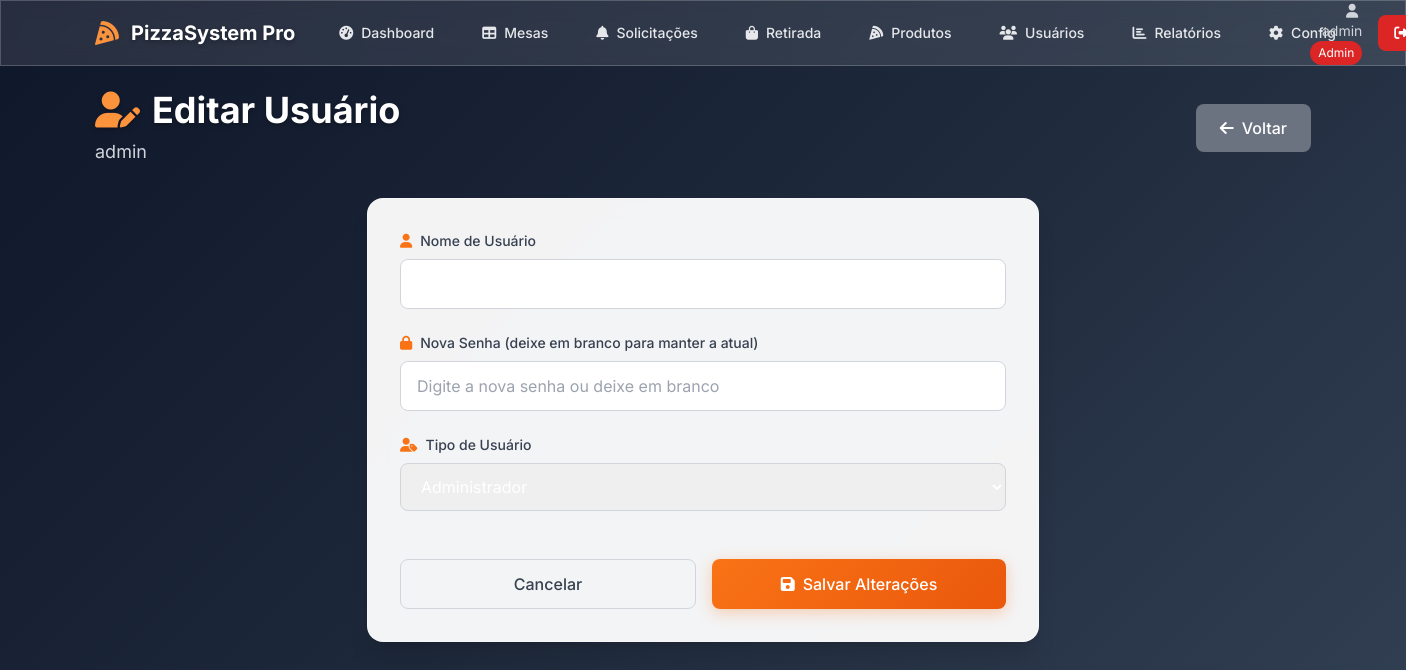
The page /usuario/1/editar (signed in) on the database its author committed.
### tables this page shows
CREATE TABLE configuracoes (
            id INTEGER PRIMARY KEY,
            nome_sistema TEXT DEFAULT 'PizzaSystem',
            logo_sistema TEXT,
            telefone_whatsapp TEXT DEFAULT '5511999999999',
            endereco TEXT,
            updated_at TEXT DEFAULT (datetime('now', 'localtime'))
        );

CREATE TABLE usuarios (
            id INTEGER PRIMARY KEY AUTOINCREMENT,
            username TEXT UNIQUE NOT NULL,
            password TEXT NOT NULL,
            tipo TEXT NOT NULL DEFAULT 'garcom',
            ativo INTEGER DEFAULT 1,
            created_at TEXT DEFAULT (datetime('now', 'localtime'))
        );

### app.py (the view)
@app.route('/usuario/<int:usuario_id>/editar')
def editar_usuario(usuario_id):
    if not verificar_admin():
        flash('Acesso negado!', 'error')
        return redirect(url_for('login'))
    config = get_configuracoes()
    conn = sqlite3.connect('pizzaria.db')
    cursor = conn.cursor()
    cursor.execute('SELECT id, username, tipo, ativo FROM usuarios WHERE id = ?', (usuario_id,))
    usuario = cursor.fetchone()
    conn.close()
    if not usuario:
        flash('Usuário não encontrado!', 'error')
        return redirect(url_for('usuarios'))
    return render_template('editar_usuario.html', usuario=usuario, config=config)

### app.py (called while the page is built, shortened)
def verificar_login():
    if 'user_id' not in session:
        return False
    return True

def verificar_admin():
    if not verificar_login() or session.get('user_tipo') != 'admin':
        return False
    return True

def get_configuracoes():
    conn = sqlite3.connect('pizzaria.db')
    cursor = conn.cursor()
    cursor.execute('SELECT nome_sistema, logo_sistema, telefone_whatsapp, endereco FROM configuracoes WHERE id = 1')
    config = cursor.fetchone()
    conn.close()
    if config:
        return {
            'nome_sistema': config[0],
            'logo_sistema': config[1],
            'telefone_whatsapp': config[2],
            'endereco': config[3]
        }

### templates/editar_usuario.html (shortened to what this page needs)
{% extends "base.html" %}
{% block content %}
<div class="animate-fade-in">
    <div class="mb-8">
        <div class="flex flex-col lg:flex-row lg:items-center lg:justify-between">
            <div>
                <h1 class="text-4xl font-bold text-white mb-2 text-shadow">
                    <i class="fas fa-user-edit text-primary-400 mr-3"></i>Editar Usuário
                </h1>
                <p class="text-gray-300 text-lg">{{ usuario[1] }}</p>
            </div>
            <div class="mt-4 lg:mt-0">
                <a href="{{ url_for('usuarios') }}"
                   class="bg-gray-500 hover:bg-gray-600 text-white px-6 py-3 rounded-lg font-medium transition-all duration-300 inline-flex items-center">
                    <i class="fas fa-arrow-left mr-2"></i>Voltar
                </a>
            </div>
        </div>
    </div>
    <div class="max-w-2xl mx-auto">
        <div class="card rounded-2xl shadow-xl p-8">
            <form method="POST" action="{{ url_for('salvar_edicao_usuario', usuario_id=usuario[0]) }}" class="space-y-6">
                <div>
                    <label class="block text-sm font-medium text-gray-700 mb-2">
                        <i class="fas fa-user mr-2 text-primary-500"></i>Nome de Usuário
                    </label>
                    <input type="text" name="username" value="{{ usuario[1] }}" required
                           class="w-full px-4 py-3 border border-gray-300 rounded-lg focus:ring-2 focus:ring-primary-500 focus:border-primary-500">
                </div>
                <div>
                    <label class="block text-sm font-medium text-gray-700 mb-2">
                        <i class="fas fa-lock mr-2 text-primary-500"></i>Nova Senha (deixe em branco para manter a atual)
                    </label>
                    <input type="password" name="password"
                           class="w-full px-4 py-3 border border-gray-300 rounded-lg focus:ring-2 focus:ring-primary-500 focus:border-primary-500"
                           placeholder="Digite a nova senha ou deixe em branco">
                </div>
                <div>
                    <label class="block text-sm font-medium text-gray-700 mb-2">
                        <i class="fas fa-user-tag mr-2 text-primary-500"></i>Tipo de Usuário
                    </label>
                    <select name="tipo" required
                            class="w-full px-4 py-3 border border-gray-300 rounded-lg focus:ring-2 focus:ring-primary-500 focus:border-primary-500">
                        <option value="admin" {% if usuario[2] == 'admin' %}selected{% endif %}>Administrador</option>
                    </select>
                </div>
                <div class="flex space-x-4 pt-6">
                    <a href="{{ url_for('usuarios') }}"
                       class="flex-1 px-6 py-3 border border-gray-300 rounded-lg text-gray-700 font-medium hover:bg-gray-50 transition-colors text-center">
                        Cancelar
                    </a>
                    <button type="submit"
                            class="flex-1 btn-primary px-6 py-3 rounded-lg font-medium">
                        <i class="fas fa-save mr-2"></i>Salvar Alterações
                    </button>
                </div>
            </form>
        </div>
    </div>
</div>
{% endblock %}

### templates/base.html (shortened to what this page needs)
<!DOCTYPE html>
<html lang="pt-BR">
<head>
    <script src="https://cdn.tailwindcss.com"></script>
    <link href="https://cdnjs.cloudflare.com/ajax/libs/font-awesome/6.4.0/css/all.min.css" rel="stylesheet">
</head>
<body class="bg-gray-900 text-white min-h-screen">
    {% if session.user_id %}
    <nav class="glass-effect sticky top-0 z-50 border-b border-white/20">
        <div class="max-w-7xl mx-auto px-4 sm:px-6 lg:px-8">
            <div class="flex justify-between h-16">
                <div class="flex items-center">
                    <div class="flex-shrink-0 flex items-center">
                        <i class="fas fa-pizza-slice text-primary-400 text-2xl mr-3 animate-bounce-soft"></i>
                        <h1 class="text-white text-xl font-bold text-shadow">{{ config.nome_sistema if config else 'PizzaSystem Pro' }}</h1>
                    </div>
                    <div class="hidden md:ml-8 md:flex md:space-x-6">
                        <a href="{{ url_for('dashboard') }}"
                           class="flex items-center text-gray-200 hover:text-primary-400 px-3 py-2 rounded-lg text-sm font-medium transition-all duration-300 hover:bg-white/10">
                            <i class="fas fa-tachometer-alt mr-2"></i>Dashboard
                        </a>
                        {% if session.user_tipo in ['admin', 'garcom'] %}
                        <a href="{{ url_for('mesas') }}"
                           class="flex items-center text-gray-200 hover:text-primary-400 px-3 py-2 rounded-lg text-sm font-medium transition-all duration-300 hover:bg-white/10">
                            <i class="fas fa-table mr-2"></i>Mesas
                        </a>
                        <a href="{{ url_for('solicitacoes') }}"
                           class="flex items-center text-gray-200 hover:text-primary-400 px-3 py-2 rounded-lg text-sm font-medium transition-all duration-300 hover:bg-white/10 relative">
                            <i class="fas fa-bell mr-2"></i>Solicitações
                        </a>
                        {% endif %}
                        <a href="{{ url_for('retirada') }}"
                           class="flex items-center text-gray-200 hover:text-primary-400 px-3 py-2 rounded-lg text-sm font-medium transition-all duration-300 hover:bg-white/10">
                            <i class="fas fa-shopping-bag mr-2"></i>Retirada
                        </a>
                        {% if session.user_tipo == 'admin' %}
                        <a href="{{ url_for('produtos') }}"
                           class="flex items-center text-gray-200 hover:text-primary-400 px-3 py-2 rounded-lg text-sm font-medium transition-all duration-300 hover:bg-white/10">
                            <i class="fas fa-pizza-slice mr-2"></i>Produtos
                        </a>
                        <a href="{{ url_for('usuarios') }}"
                           class="flex items-center text-gray-200 hover:text-primary-400 px-3 py-2 rounded-lg text-sm font-medium transition-all duration-300 hover:bg-white/10">
                            <i class="fas fa-users mr-2"></i>Usuários
                        </a>
                        <a href="{{ url_for('relatorios') }}"
                           class="flex items-center text-gray-200 hover:text-primary-400 px-3 py-2 rounded-lg text-sm font-medium transition-all duration-300 hover:bg-white/10">
                            <i class="fas fa-chart-bar mr-2"></i>Relatórios
                        </a>
                        <a href="{{ url_for('configuracoes') }}"
                           class="flex items-center text-gray-200 hover:text-primary-400 px-3 py-2 rounded-lg text-sm font-medium transition-all duration-300 hover:bg-white/10">
                            <i class="fas fa-cog mr-2"></i>Config
                        </a>
                        {% endif %}
                    </div>
                </div>
                <div class="flex items-center space-x-4">
                    <div class="text-right hidden sm:block">
                        <p class="text-sm text-gray-300">
                            <i class="fas fa-user mr-1"></i>{{ session.username }}
                        </p>
                        <div class="flex justify-end">
                            {% if session.user_tipo == 'admin' %}
                            <span class="bg-secondary-600 text-white px-2 py-1 rounded-full text-xs">Admin</span>
                            {% elif session.user_tipo == 'garcom' %}
                            <span class="bg-blue-600 text-white px-2 py-1 rounded-full text-xs">Garçom</span>
                            {% else %}
                            <span class="bg-green-600 text-white px-2 py-1 rounded-full text-xs">Atendente</span>
                            {% endif %}
                        </div>
                    </div>
                    <a href="{{ url_for('logout') }}"
                       class="bg-secondary-600 hover:bg-secondary-700 text-white px-4 py-2 rounded-lg text-sm font-medium transition-all duration-300 flex items-center">
                        <i class="fas fa-sign-out-alt mr-2"></i>
                    </a>
                </div>
            </div>
        </div>
    </nav>
    {% endif %}
    <main class="max-w-7xl mx-auto py-6 px-4 sm:px-6 lg:px-8 min-h-screen">
        {% block content %}{% endblock %}
    </main>
</body>
</html>

### templates/base.html (style rules this page uses)
body { background: linear-gradient(135deg, #0f172a 0%, #1e293b 50%, #334155 100%); min-height: 100vh; font-family: 'Inter', sans-serif; }
.glass-effect { background: rgba(255, 255, 255, 0.1); backdrop-filter: blur(10px); border: 1px solid rgba(255, 255, 255, 0.2); }
.card { background: rgba(255, 255, 255, 0.95); backdrop-filter: blur(10px); border: 1px solid rgba(255, 255, 255, 0.3); box-shadow: 0 8px 32px rgba(0, 0, 0, 0.1); }
.btn-primary { background: linear-gradient(135deg, #f97316 0%, #ea580c 100%); border: none; color: white; font-weight: 600; transition: all 0.3s ease; box-shadow: 0 4px 15px rgba(249, 115, 22, 0.3); }
.text-shadow { text-shadow: 0 2px 4px rgba(0, 0, 0, 0.3); }

### rows shown on the page
configuracoes: nome_sistema "PizzaSystem Pro"
usuarios: username "admin", tipo "Administrador"

### other values the page prints
{{ session.username }} "admin"
